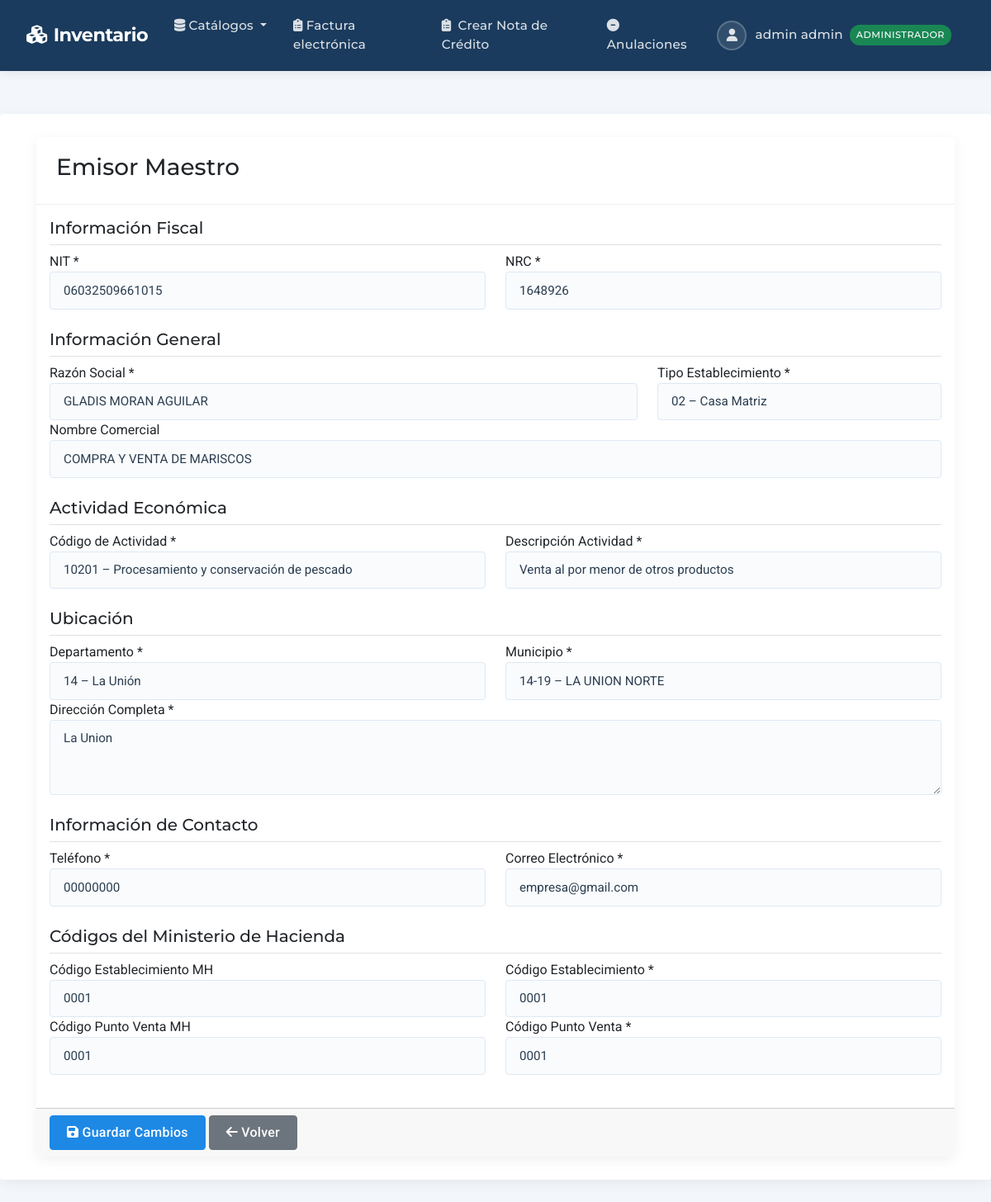
/dte/emisor-maestro/ (signed in), run on an earlier commit of the app's database.
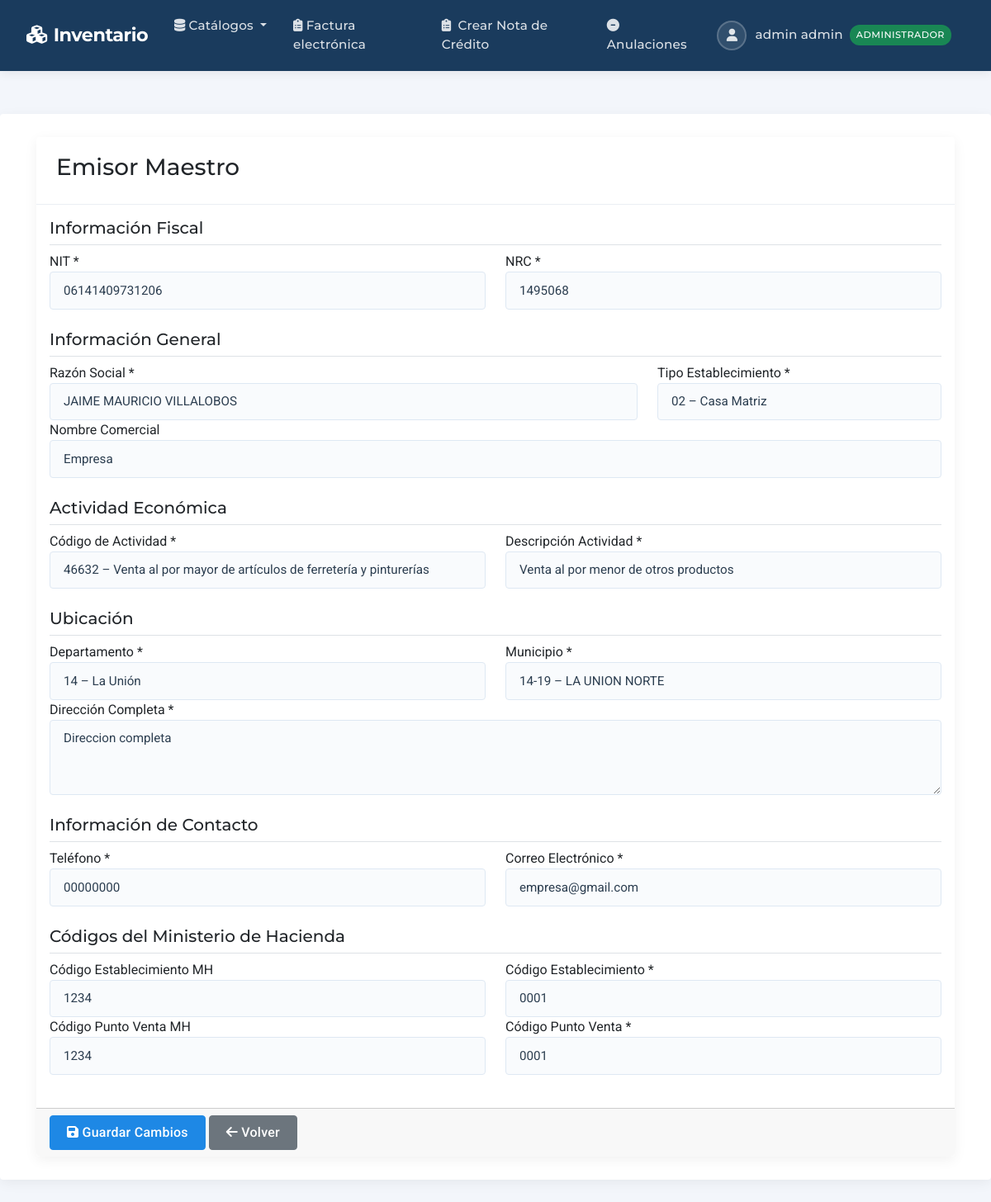
And on a later commit of the database.
### dte/models.py (models this page shows, shortened)
class Emisor(models.Model):
    nit = models.CharField(
        max_length=14,
        validators=[
            RegexValidator(
                regex=r"^(\d{9}|\d{14})$",
                message="NIT debe tener 9 o 14 dígitos."
            )
        ]
    )
    nrc = models.CharField(
        max_length=8,
        validators=[
            RegexValidator(
                regex=r"^[0-9]{1,8}$",
                message="NRC debe tener entre 2 y 8 dígitos."
            )
        ]
    )
    nombre = models.CharField(max_length=250)
    codActividad = models.ForeignKey(
        ActividadEconomica,
        on_delete=models.PROTECT,
        verbose_name="Código de Actividad Económica"
    )
    descActividad = models.CharField(
        max_length=150,
        validators=[MinLengthValidator(5)]
    )
    nombreComercial = models.CharField(
        max_length=150,
        null=True,
        blank=True,
        validators=[MinLengthValidator(5)]
    )
    tipoEstablecimiento = models.ForeignKey(
        TipoEstablecimiento,
        on_delete=models.PROTECT
    )
    departamento = models.ForeignKey(
        Departamento,
        on_delete=models.PROTECT
    )
    municipio = models.ForeignKey(
        Municipio,
        on_delete=models.PROTECT
    )
    complemento = models.CharField(max_length=200)
    telefono = models.CharField(
        max_length=30,
        validators=[
            RegexValidator(
                regex=r"^\+?[\d\s\-]{8,30}$",
                message="Teléfono inválido."
            )
        ]
    )
    correo = models.EmailField(
        max_length=100,
        validators=[EmailValidator(message="Correo inválido.")]
    )
    codEstableMH = models.CharField(max_length=4, null=True, blank=True)
    codEstable = models.CharField(max_length=4, null=True, blank=True)
    codPuntoVentaMH = models.CharField(max_length=4, null=True, blank=True)
    codPuntoVenta = models.CharField(max_length=15, null=True, blank=True)
    class Meta:
        db_table = "dte_emisor"
        verbose_name = "Emisor"
        verbose_name_plural = "Emisores"

### dte/views.py (the view)
# urls.py: path('emisor-maestro/', views.emisor_maestro_view, name='emisor_maestro'),
@login_required
def emisor_maestro_view(request):
    try:
        emisor = _emisor_maestro()
        if not emisor:
            emisor = Emisor()
    except:
        emisor = Emisor()
    if request.method == 'POST':
        from .forms import EmisorMaestroForm
        form = EmisorMaestroForm(request.POST, instance=emisor)
        if form.is_valid():
            form.save()
            messages.success(request, 'Datos del emisor actualizados correctamente')
            return redirect('dte:emisor_maestro')
        else:
            messages.error(request, 'Hay errores en el formulario')
    else:
        from .forms import EmisorMaestroForm
        form = EmisorMaestroForm(instance=emisor)
    context = {
        'form': form,
        'emisor': emisor,
        'titulo': 'Emisor Maestro'
    }
    return render(request, 'dte/emisor_maestro.html', context)

### dte/forms.py (called while the page is built)
def _emisor_maestro() -> Emisor:
    return Emisor.objects.first()

### dte/models.py (called while the page is built)
    def __str__(self):
        return f"{self.codigo} – {self.texto}"

    def __str__(self):
        return f"{self.departamento.codigo}-{self.codigo} – {self.texto}"

    def __str__(self):
        return f"{self.codigo} – {self.texto}"

### productos/models.py (called while the page is built)
    def puede_acceder(self):
        return (
            self.is_authenticated and
            self.is_active and
            self.activo and
            self.rol and
            self.rol.nombre == 'administrador'
        )

### dte/templates/dte/emisor_maestro.html (shortened to what the changed rows need)
{% extends 'productos/base.html' %}
{% load static %}
{% block content %}
<div class="container-fluid">
    <div class="row">
        <div class="col-12">
            <div class="card">
                <form method="post" id="emisorForm">
                    <div class="card-body">
                        <div class="row mb-4">
                            <div class="col-md-6">
                                <div class="form-group">
                                    <label for="{{ form.nit.id_for_label }}">NIT *</label>
                                    {{ form.nit }}
                                </div>
                            </div>
                            <div class="col-md-6">
                                <div class="form-group">
                                    <label for="{{ form.nrc.id_for_label }}">NRC *</label>
                                    {{ form.nrc }}
                                </div>
                            </div>
                        </div>
                        <div class="row mb-4">
                            <div class="col-md-8">
                                <div class="form-group">
                                    <label for="{{ form.nombre.id_for_label }}">Razón Social *</label>
                                    {{ form.nombre }}
                                </div>
                            </div>
                            <div class="col-md-4">
                                <div class="form-group">
                                    <label for="{{ form.tipoEstablecimiento.id_for_label }}">Tipo Establecimiento *</label>
                                    {{ form.tipoEstablecimiento }}
                                </div>
                            </div>
                            <div class="col-md-12">
                                <div class="form-group">
                                    <label for="{{ form.nombreComercial.id_for_label }}">Nombre Comercial</label>
                                    {{ form.nombreComercial }}
                                </div>
                            </div>
                        </div>
                        <div class="row mb-4">
                            <div class="col-md-6">
                                <div class="form-group">
                                    <label for="{{ form.codActividad.id_for_label }}">Código de Actividad *</label>
                                    {{ form.codActividad }}
                                </div>
                            </div>
                            <div class="col-md-6">
                                <div class="form-group">
                                    <label for="{{ form.descActividad.id_for_label }}">Descripción Actividad *</label>
                                    {{ form.descActividad }}
                                </div>
                            </div>
                        </div>
                        <div class="row mb-4">
                            <div class="col-md-6">
                                <div class="form-group">
                                    <label for="{{ form.departamento.id_for_label }}">Departamento *</label>
                                    {{ form.departamento }}
                                </div>
                            </div>
                            <div class="col-md-6">
                                <div class="form-group">
                                    <label for="{{ form.municipio.id_for_label }}">Municipio *</label>
                                    {{ form.municipio }}
                                </div>
                            </div>
                            <div class="col-md-12">
                                <div class="form-group">
                                    <label for="{{ form.complemento.id_for_label }}">Dirección Completa *</label>
                                    {{ form.complemento }}
                                </div>
                            </div>
                        </div>
                        <div class="row mb-4">
                            <div class="col-md-6">
                                <div class="form-group">
                                    <label for="{{ form.telefono.id_for_label }}">Teléfono *</label>
                                    {{ form.telefono }}
                                </div>
                            </div>
                            <div class="col-md-6">
                                <div class="form-group">
                                    <label for="{{ form.correo.id_for_label }}">Correo Electrónico *</label>
                                    {{ form.correo }}
                                </div>
                            </div>
                        </div>
                        <div class="row mb-4">
                            <div class="col-md-6">
                                <div class="form-group">
                                    <label for="{{ form.codEstableMH.id_for_label }}">Código Establecimiento MH</label>
                                    {{ form.codEstableMH }}
                                </div>
                            </div>
                            <div class="col-md-6">
                                <div class="form-group">
                                    <label for="{{ form.codEstable.id_for_label }}">Código Establecimiento *</label>
                                    {{ form.codEstable }}
                                </div>
                            </div>
                            <div class="col-md-6">
                                <div class="form-group">
                                    <label for="{{ form.codPuntoVentaMH.id_for_label }}">Código Punto Venta MH</label>
                                    {{ form.codPuntoVentaMH }}
                                </div>
                            </div>
                            <div class="col-md-6">
                                <div class="form-group">
                                    <label for="{{ form.codPuntoVenta.id_for_label }}">Código Punto Venta *</label>
                                    {{ form.codPuntoVenta }}
                                </div>
                            </div>
                        </div>
                    </div>
                </form>
            </div>
        </div>
    </div>
</div>
<link href="https://cdn.jsdelivr.net/npm/tom-select@2.2.2/dist/css/tom-select.css" rel="stylesheet">
{% endblock %}

What changed in the data, as far as the page shows it:
changed Emisor "02 – Casa Matriz": nit "06032509661015" → "06141409731206"; nrc "1648926" → "1495068"; nombre "GLADIS MORAN AGUILAR" → "JAIME MAURICIO VILLALOBOS"; nombreComercial "COMPRA Y VENTA DE MARISCOS" → "Empresa"; codActividad "10201 – Procesamiento y conservación de pescado" → "46632 – Venta al por mayor de artículos de ferretería y pinturerías"; complemento "La Union" → "Direccion completa"; codEstableMH "0001" → "1234"; codPuntoVentaMH "0001" → "1234"
